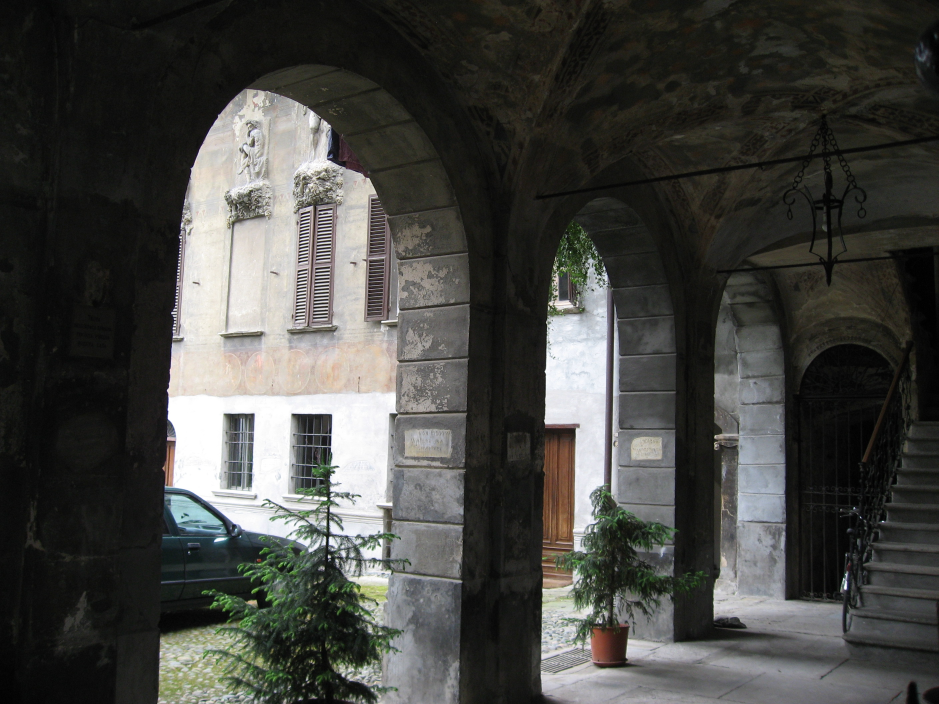
#> input picture data/AquaTermi_lowcontrast.JPG, 2816 x 2112 px, found by its file name (shown at 1/3 size)
$ python main.py   (older library calls are emulated)
#> lines starting #> are read from the running program, lines starting #| are printed output that depends on the picture
### chap1/imtools.py
import os
from PIL import Image
from numpy import *

def get_imlist(path):
    """pathに指定されたディレクトリの全てのjpgファイル名のリストを返す"""
    return [os.path.join(path, f) for f in os.listdir(path) if f.endswith('.jpg')]

def imresize(im, sz):
    pil_im = Image.fromarray(uint8(im))
    return array(pil_im.resize(sz))

def histeq(im, nbr_bins=256):
    """グレースケール画像のヒストグラム平坦化"""
    #画像のヒストグラムを得る
    imhist, bins = histogram(im.flatten(), nbr_bins, normed=True)
    cdf = imhist.cumsum() #累積分布関数
    cdf = 255 * cdf / cdf[-1] #正規化

    #cdfを線形補完し、新しいピクセル値とする
    im2 = interp(im.flatten(), bins[:-1], cdf)

    return im2.reshape(im.shape), cdf

# [15 lines left out: function compute_average, not called in this run]

### chap1/main.py
from PIL import Image
import imtools
from numpy import *

filelist = imtools.get_imlist(".")
print(len(filelist))

im = array(Image.open("data\AquaTermi_lowcontrast.JPG").convert("L"))
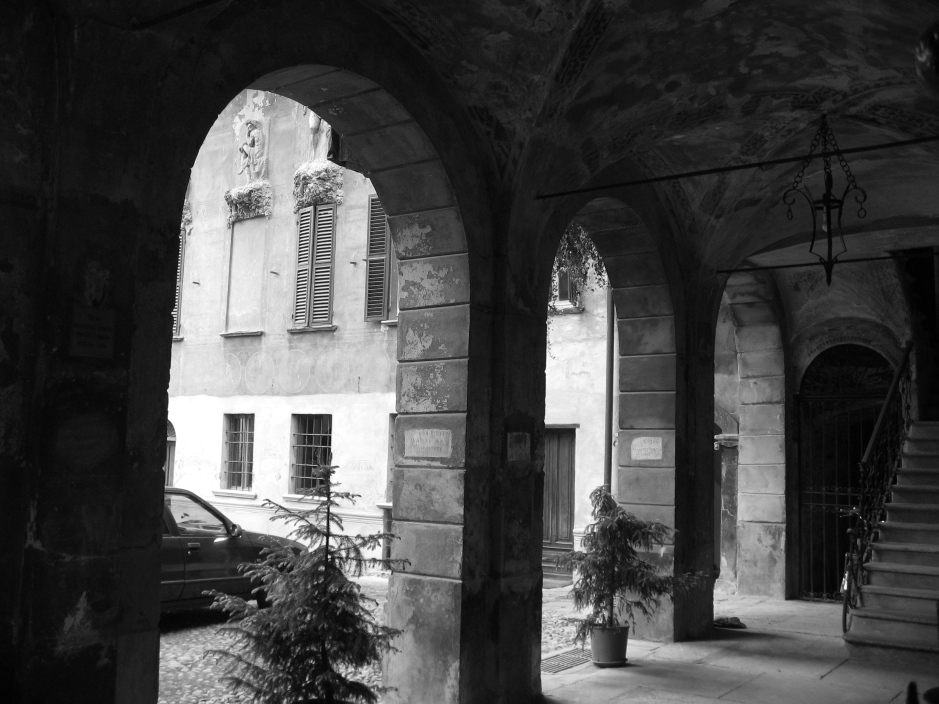
#> im: shape (2112, 2816) (shown at 1/3 size); min 0, max 255, mean 69.5
im2, cdf = imtools.histeq(im)
#> in histeq, `imhist, bins = histogram(im.flatten(), nbr_bins, normed=True)`: imhist = 256 values, max 0.0275 at index 18, min 0.000121 at index 0, mean 0.00392; bins = 257 values from 0 to 255
#> in histeq, `cdf = imhist.cumsum()`: cdf = 256 values from 0.000121 to 1
#> in histeq, `cdf = 255 * cdf / cdf[-1]`: cdf = 256 values from 0.0308 to 255
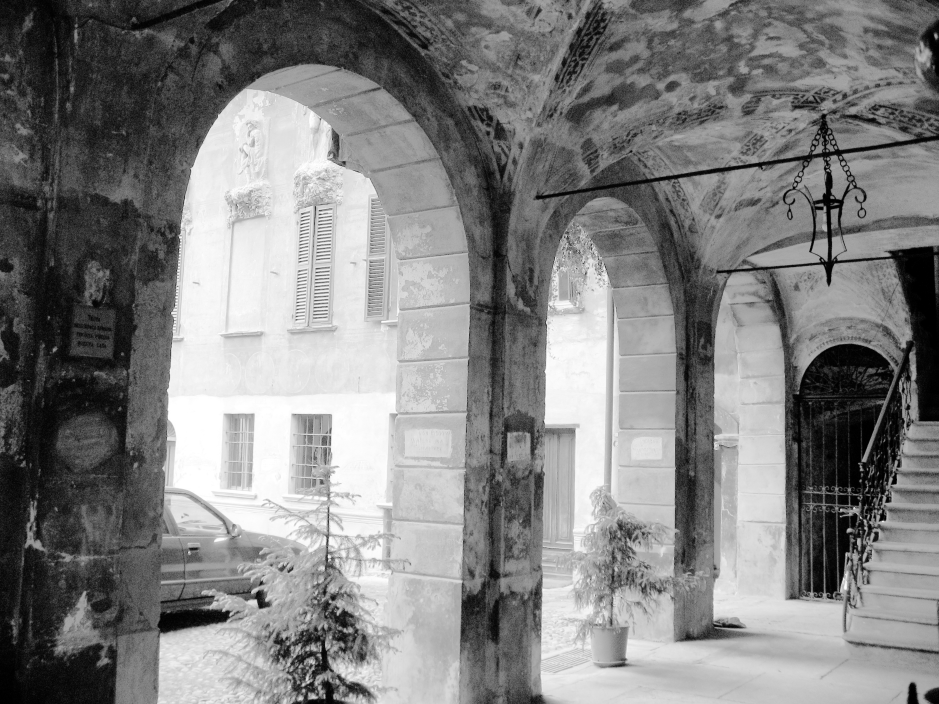
#> im2: shape (2112, 2816) float64 (shown at 1/3 size); min 0.0308, max 255, mean 129.4
#> cdf = 256 values from 0.0308 to 255

from pylab import *

for i in (im, im2):
  figure()
  gray()
  axis('off')
  imshow(i)

  figure()
  hist(i.flatten(),128)
#> this loop made 2 passes

figure()
plot(cdf)
show()
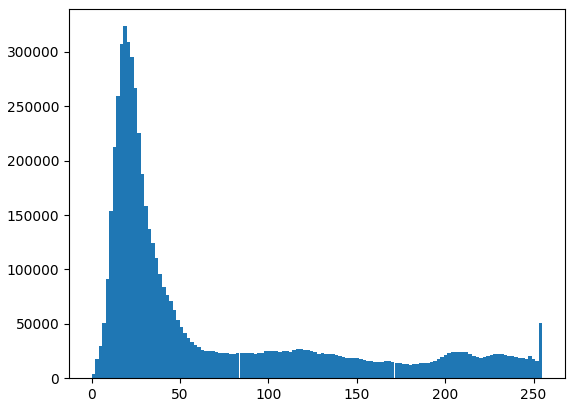
#> figure drawn by matplotlib, 1 panel; tallest bar 323549 high, from x = 17.93 to 19.92
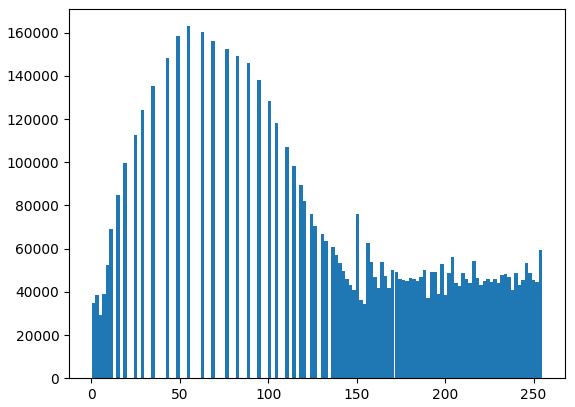
#> figure drawn by matplotlib, 1 panel; tallest bar 163052 high, from x = 53.81 to 55.81
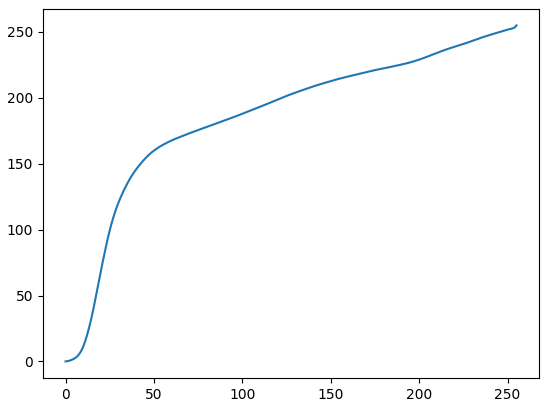
#> figure drawn by matplotlib, 1 panel; curve peaks at x = 255, y = 255

$ run again, with data/Univ1.jpg copied over data/AquaTermi_lowcontrast.JPG
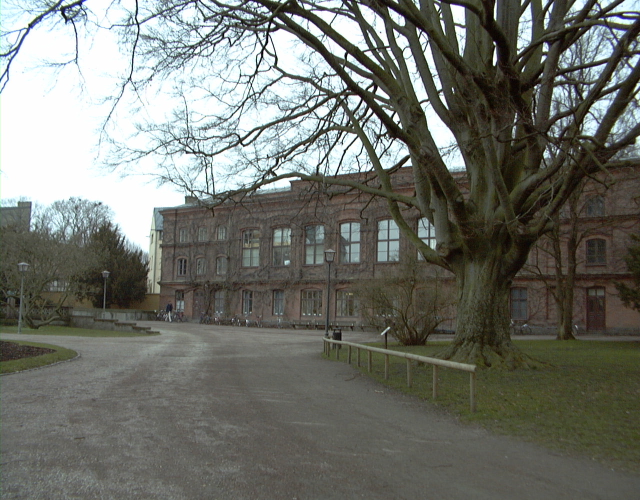
#> input picture data/Univ1.jpg, 1280 x 1000 px, found by its file name (shown at 1/2 size)
#> imhist = 256 values, max 0.0656 at index 254, min 1.65e-05 at index 0, mean 0.00392; bins = 257 values from 0 to 255
#> in histeq, `cdf = imhist.cumsum()`: cdf = 256 values from 1.65e-05 to 1
#> in histeq, `cdf = 255 * cdf / cdf[-1]`: cdf = 256 values from 0.00418 to 255
#> `im2, cdf = imtools.histeq(im)`:
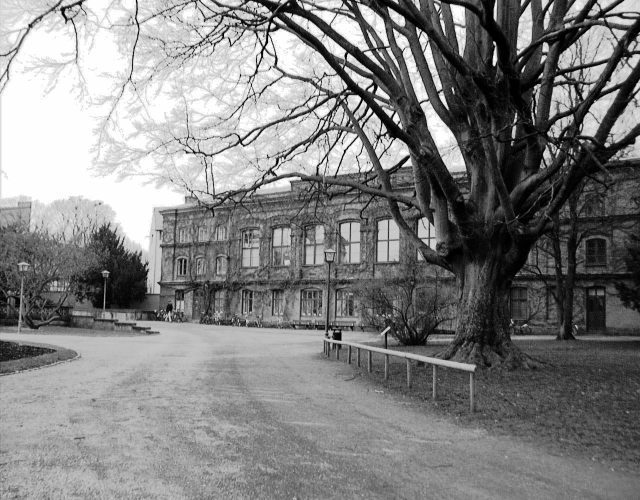
#> im2: shape (1000, 1280) float64 (shown at 1/2 size); min 0.00418, max 255, mean 129.9
#> the loop `for i in (im, im2):` made 2 passes
#> `show()`:
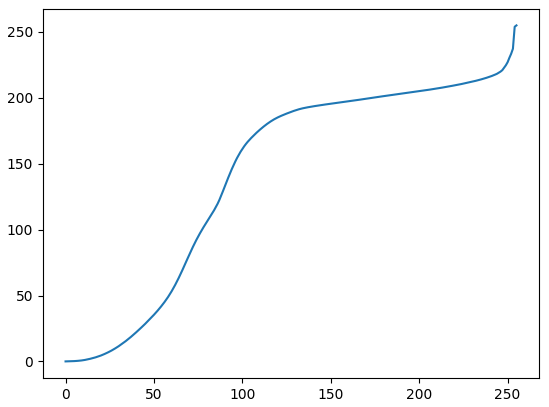
#> figure drawn by matplotlib, 1 panel; curve peaks at x = 255, y = 255

$ run again, with data/Univ2.jpg copied over data/AquaTermi_lowcontrast.JPG
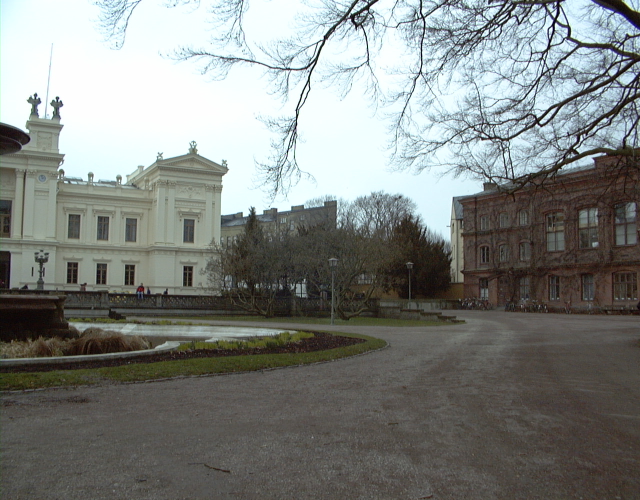
#> input picture data/Univ2.jpg, 1280 x 1000 px, found by its file name (shown at 1/2 size)
#> imhist = 256 values, max 0.0481 at index 254, min 1.33e-05 at index 0, mean 0.00392; bins = 257 values from 0 to 255
#> in histeq, `cdf = imhist.cumsum()`: cdf = 256 values from 1.33e-05 to 1
#> in histeq, `cdf = 255 * cdf / cdf[-1]`: cdf = 256 values from 0.00339 to 255
#> `im2, cdf = imtools.histeq(im)`:
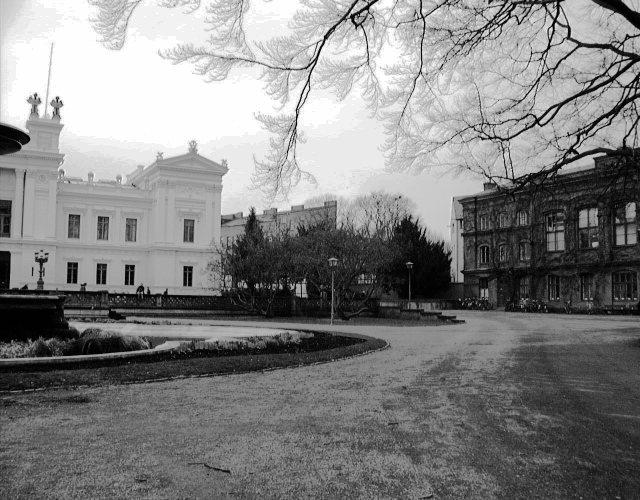
#> im2: shape (1000, 1280) float64 (shown at 1/2 size); min 0.00339, max 255, mean 130.5
#> the loop `for i in (im, im2):` made 2 passes
#> `show()`:
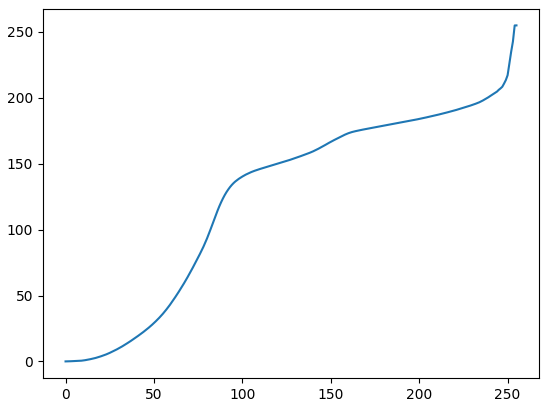
#> figure drawn by matplotlib, 1 panel; curve peaks at x = 255, y = 255

$ run again, with data/Univ3.jpg copied over data/AquaTermi_lowcontrast.JPG
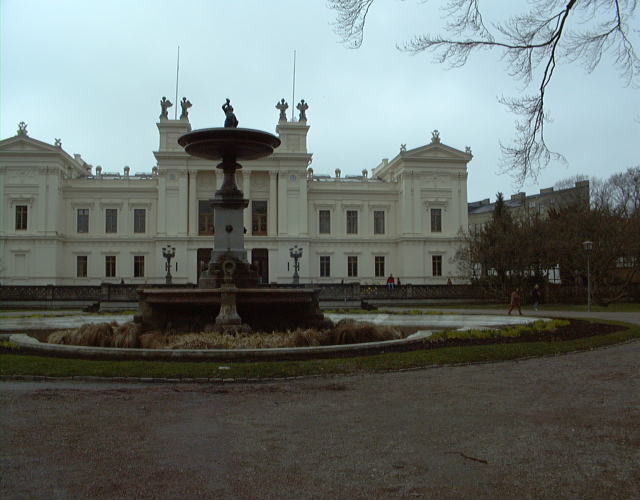
#> input picture data/Univ3.jpg, 1280 x 1000 px, found by its file name (shown at 1/2 size)
#> imhist = 256 values, max 0.0174 at index 223, min 0 at index 127, mean 0.00394; bins = 257 values from 0 to 254
#> in histeq, `cdf = imhist.cumsum()`: cdf = 256 values from 6.3e-06 to 1.01
#> in histeq, `cdf = 255 * cdf / cdf[-1]`: cdf = 256 values from 0.00159 to 255
#> `im2, cdf = imtools.histeq(im)`:
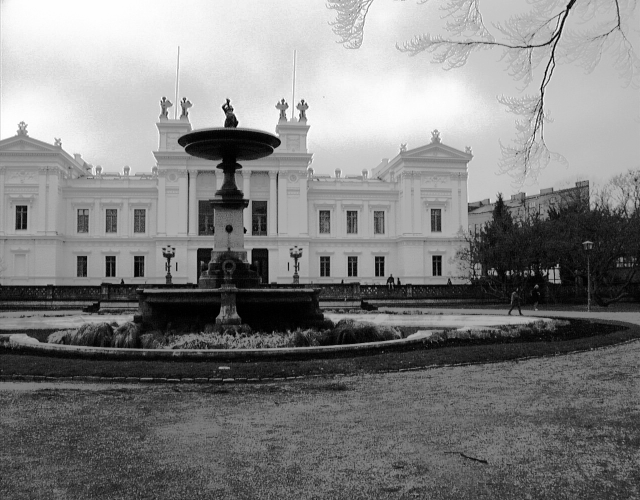
#> im2: shape (1000, 1280) float64 (shown at 1/2 size); min 0.00159, max 255, mean 129.6
#> the loop `for i in (im, im2):` made 2 passes
#> `show()`:
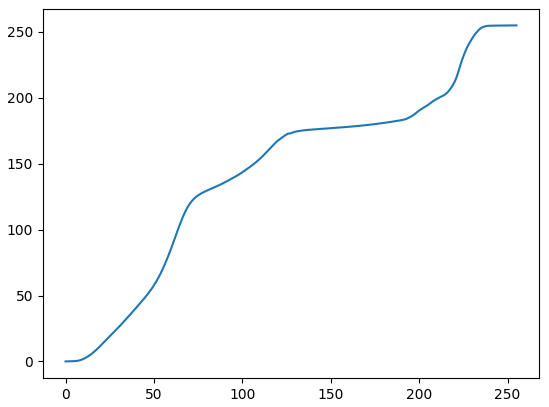
#> figure drawn by matplotlib, 1 panel; curve peaks at x = 255, y = 255
